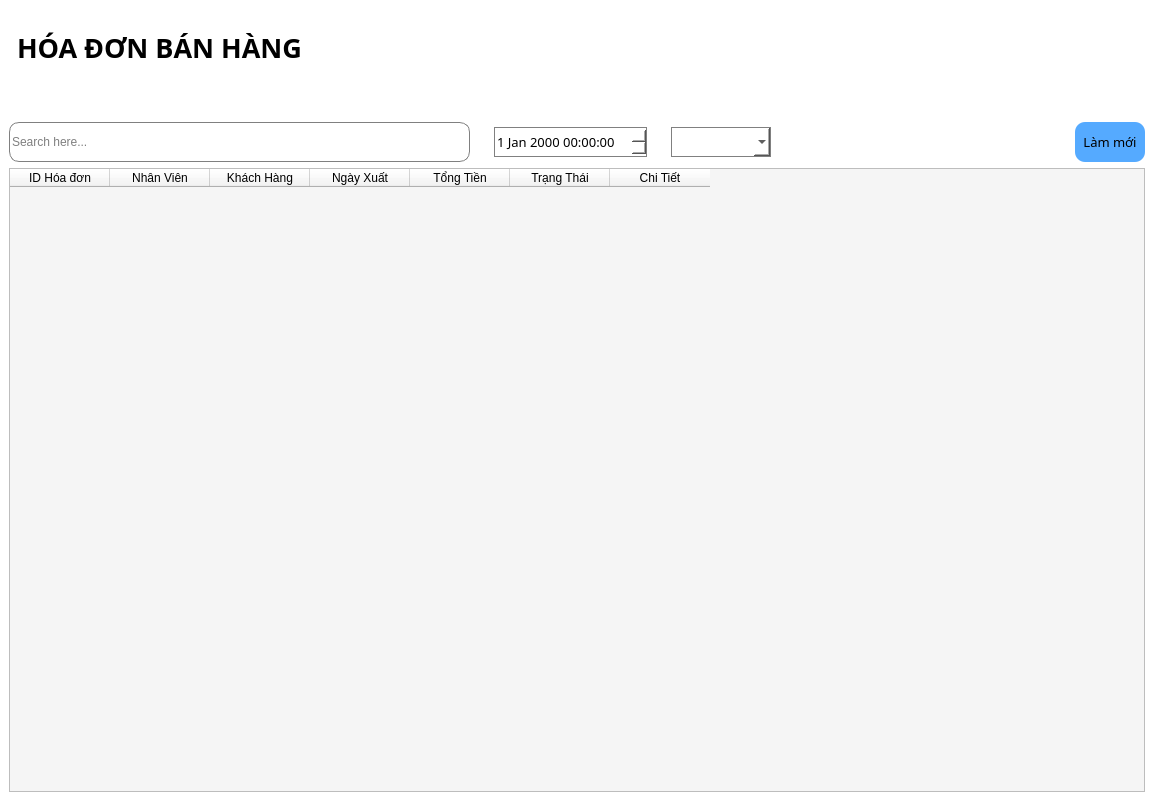
<?xml version="1.0" encoding="UTF-8"?>
<ui version="4.0">
 <class>Quanlyhodon</class>
 <widget class="QMainWindow" name="Quanlyhodon">
  <property name="geometry">
   <rect>
    <x>0</x>
    <y>0</y>
    <width>1154</width>
    <height>801</height>
   </rect>
  </property>
  <property name="windowTitle">
   <string>MainWindow</string>
  </property>
  <property name="styleSheet">
   <string notr="true">background-color: rgb(255, 255, 255);
color: rgb(0, 0, 0);</string>
  </property>
  <widget class="QWidget" name="centralwidget">
   <layout class="QGridLayout" name="gridLayout">
    <item row="0" column="0">
     <widget class="QLabel" name="label">
      <property name="font">
       <font>
        <family>Bahnschrift</family>
        <pointsize>20</pointsize>
        <weight>75</weight>
        <bold>true</bold>
       </font>
      </property>
      <property name="styleSheet">
       <string notr="true">padding-bottom: 50px;
padding-top:20px</string>
      </property>
      <property name="text">
       <string>HÓA ĐƠN BÁN HÀNG</string>
      </property>
      <property name="wordWrap">
       <bool>true</bool>
      </property>
      <property name="margin">
       <number>0</number>
      </property>
     </widget>
    </item>
    <item row="1" column="0">
     <layout class="QHBoxLayout" name="horizontalLayout">
      <item>
       <widget class="QLineEdit" name="lineSearch">
        <property name="maximumSize">
         <size>
          <width>16777215</width>
          <height>40</height>
         </size>
        </property>
        <property name="styleSheet">
         <string notr="true">border: 1px solid gray;
border-radius: 10px;
background-color: rgb(255, 255, 255);</string>
        </property>
        <property name="text">
         <string/>
        </property>
        <property name="placeholderText">
         <string>Search here...</string>
        </property>
       </widget>
      </item>
      <item>
       <spacer name="spacer">
        <property name="orientation">
         <enum>Qt::Horizontal</enum>
        </property>
        <property name="sizeType">
         <enum>QSizePolicy::Fixed</enum>
        </property>
        <property name="sizeHint" stdset="0">
         <size>
          <width>18</width>
          <height>20</height>
         </size>
        </property>
       </spacer>
      </item>
      <item>
       <widget class="QDateTimeEdit" name="dateTimeEdit">
        <property name="sizePolicy">
         <sizepolicy hsizetype="Minimum" vsizetype="Minimum">
          <horstretch>0</horstretch>
          <verstretch>0</verstretch>
         </sizepolicy>
        </property>
        <property name="minimumSize">
         <size>
          <width>100</width>
          <height>30</height>
         </size>
        </property>
        <property name="maximumSize">
         <size>
          <width>16777215</width>
          <height>30</height>
         </size>
        </property>
        <property name="font">
         <font>
          <family>Bahnschrift</family>
          <pointsize>10</pointsize>
         </font>
        </property>
        <property name="styleSheet">
         <string notr="true">background-color: rgb(255, 255, 255);
border: 1px solid gray;</string>
        </property>
       </widget>
      </item>
      <item>
       <spacer name="horizontalSpacer_2">
        <property name="orientation">
         <enum>Qt::Horizontal</enum>
        </property>
        <property name="sizeType">
         <enum>QSizePolicy::Fixed</enum>
        </property>
        <property name="sizeHint" stdset="0">
         <size>
          <width>18</width>
          <height>20</height>
         </size>
        </property>
       </spacer>
      </item>
      <item>
       <widget class="QComboBox" name="comboBox">
        <property name="sizePolicy">
         <sizepolicy hsizetype="Minimum" vsizetype="Minimum">
          <horstretch>0</horstretch>
          <verstretch>0</verstretch>
         </sizepolicy>
        </property>
        <property name="minimumSize">
         <size>
          <width>100</width>
          <height>30</height>
         </size>
        </property>
        <property name="maximumSize">
         <size>
          <width>150</width>
          <height>30</height>
         </size>
        </property>
        <property name="font">
         <font>
          <family>Bahnschrift</family>
          <pointsize>10</pointsize>
         </font>
        </property>
        <property name="styleSheet">
         <string notr="true">color: rgb(0, 0, 0);
border: 1px solid gray</string>
        </property>
       </widget>
      </item>
      <item>
       <spacer name="horizontalSpacer_3">
        <property name="orientation">
         <enum>Qt::Horizontal</enum>
        </property>
        <property name="sizeType">
         <enum>QSizePolicy::Fixed</enum>
        </property>
        <property name="sizeHint" stdset="0">
         <size>
          <width>298</width>
          <height>20</height>
         </size>
        </property>
       </spacer>
      </item>
      <item>
       <widget class="QPushButton" name="btnLamMoi">
        <property name="sizePolicy">
         <sizepolicy hsizetype="Minimum" vsizetype="Fixed">
          <horstretch>0</horstretch>
          <verstretch>0</verstretch>
         </sizepolicy>
        </property>
        <property name="minimumSize">
         <size>
          <width>70</width>
          <height>40</height>
         </size>
        </property>
        <property name="font">
         <font>
          <family>Bahnschrift</family>
          <pointsize>10</pointsize>
         </font>
        </property>
        <property name="styleSheet">
         <string notr="true">background-color: rgb(85, 170, 255);
border: none;
border-radius: 10px;</string>
        </property>
        <property name="text">
         <string>Làm mới</string>
        </property>
       </widget>
      </item>
     </layout>
    </item>
    <item row="2" column="0">
     <widget class="QTableWidget" name="tableWidget">
      <property name="font">
       <font>
        <family>Bahnschrift</family>
        <pointsize>12</pointsize>
       </font>
      </property>
      <property name="styleSheet">
       <string notr="true">background-color: rgb(245, 245, 245);</string>
      </property>
      <column>
       <property name="text">
        <string>ID Hóa đơn</string>
       </property>
      </column>
      <column>
       <property name="text">
        <string>Nhân Viên</string>
       </property>
      </column>
      <column>
       <property name="text">
        <string>Khách Hàng</string>
       </property>
      </column>
      <column>
       <property name="text">
        <string>Ngày Xuất</string>
       </property>
      </column>
      <column>
       <property name="text">
        <string>Tổng Tiền</string>
       </property>
      </column>
      <column>
       <property name="text">
        <string>Trạng Thái</string>
       </property>
      </column>
      <column>
       <property name="text">
        <string>Chi Tiết</string>
       </property>
      </column>
     </widget>
    </item>
   </layout>
  </widget>
 </widget>
 <resources>
  <include location="../new_resource.qrc"/>
 </resources>
 <connections/>
</ui>
